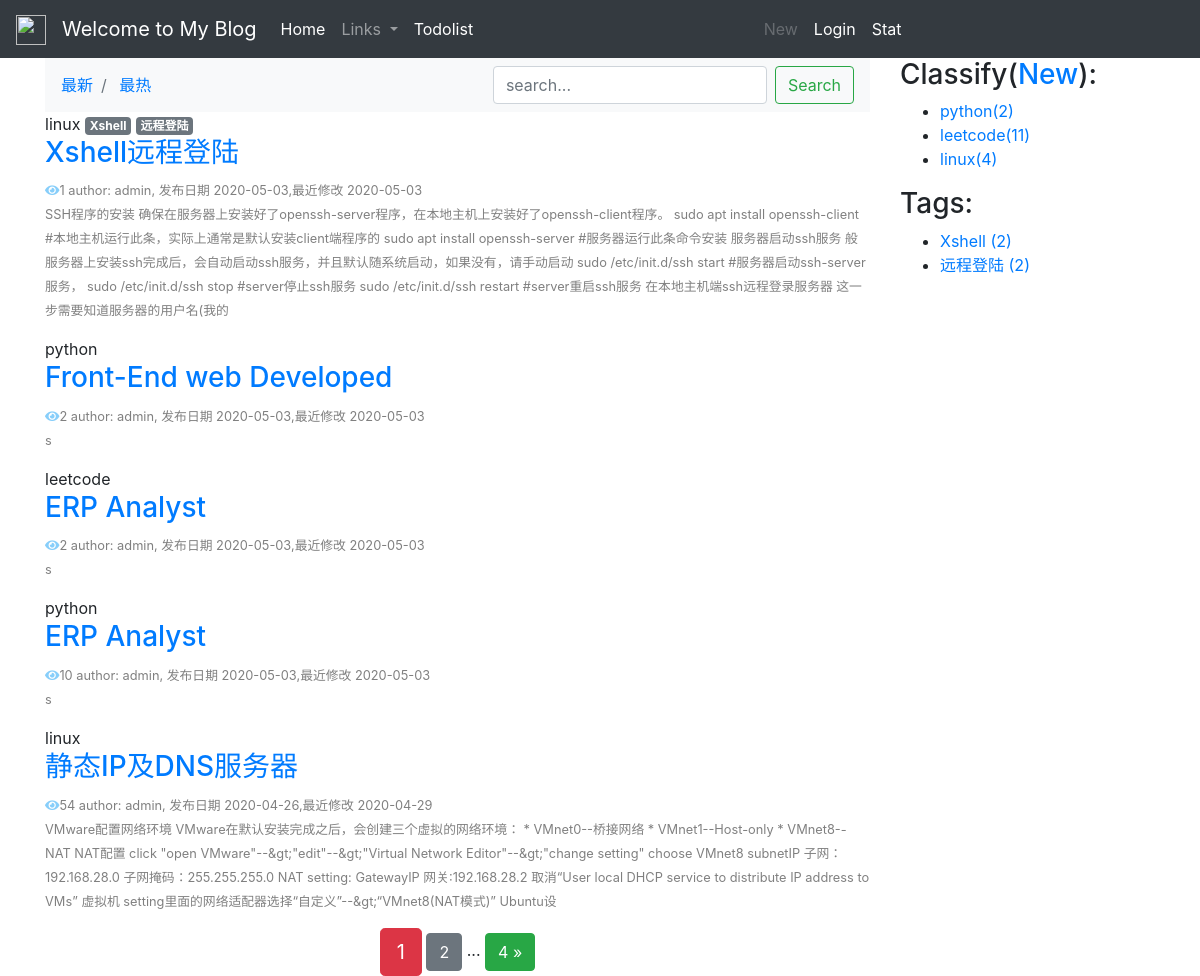
Before: / with the older database file.
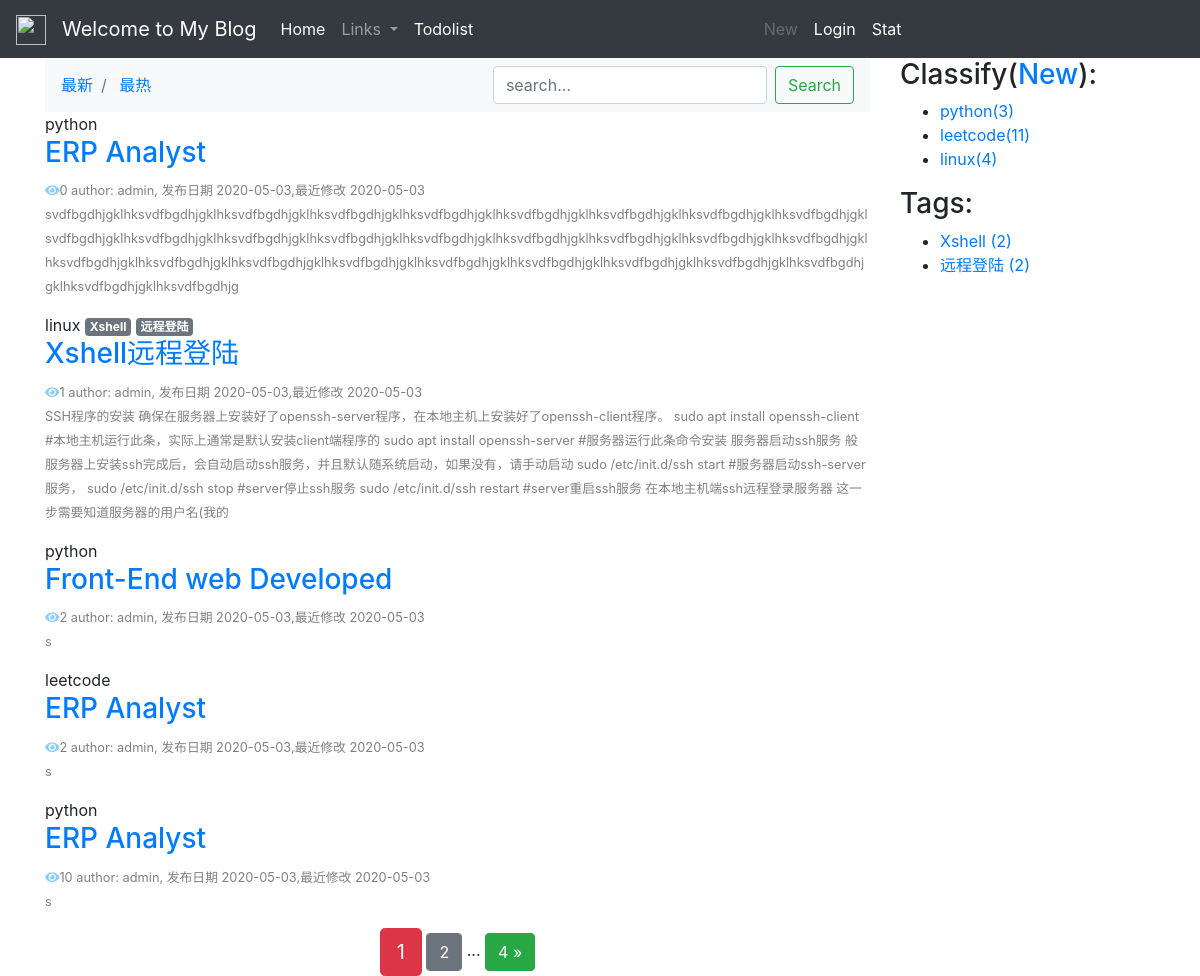
After: the same page with the newer database file.
### blog/models.py (models this page shows, shortened)
class Blog(models.Model):
    author = models.ForeignKey(User, on_delete=models.CASCADE)
    title = models.CharField(max_length=100)
    body = models.TextField()
    total_views = models.PositiveIntegerField(default=0)
    created_time = models.DateTimeField(default=timezone.now)
    updated_time = models.DateTimeField(auto_now=True)
    abstract = models.CharField(max_length=200, blank=True)
    classify = models.ForeignKey(BlogClassify, null=True, on_delete=models.CASCADE, related_name='blog')
    tags = models.ManyToManyField(Tag, blank=True)
    avatar = models.ImageField(upload_to='blog/%Y%m%d/', blank=True)
    class Meta:
        ordering = ('-created_time',)

class BlogClassify(models.Model):
    title = models.CharField(max_length=100, blank=True)
    created = models.DateTimeField(default=timezone.now)
    def __str__(self):
        return self.title

class Tag(models.Model):
    name = models.CharField(max_length=100)

### blog/views.py (the view)
# urls.py: path('',views.blog_list,name='blog_list'),
def blog_list(request):
    get_user_ip(request)
    search = request.GET.get('search')
    order = request.GET.get('order')
    classify = request.GET.get('classify')
    tag = request.GET.get('tag')
    blog_list = Blog.objects.all()
    if search:
        blog_list = blog_list.filter(
            Q(title__icontains=search) |
            Q(body__icontains=search)
        )
    else:
        search = ''
    if classify is not None and classify.isdigit():
        blog_list = blog_list.filter(classify=classify)
    if tag and tag != 'None':
        blog_list = blog_list.filter(tags__name__in=[tag])
    if order == 'total_views':
        blog_list = blog_list.order_by('-total_views')
    paginator = Paginator(blog_list, 5)
    page = request.GET.get('page')
    blogs = paginator.get_page(page)
    context = {
        'blogs': blogs,
        'order': order,
        'search': search,
        'classify': classify,
        'tag': tag,
    }
    return render(request, 'blog/list.html', context)

### blog/templatetags/blog_extras.py (called while the page is built)
@register.inclusion_tag('blog/inclusions/_classify.html',takes_context=True)
def show_classify(context):
    classify_list = BlogClassify.objects.annotate(num_posts=Count('blog')).filter(num_posts__gt=0)
    return {
        'classify_list': classify_list,
    }

@register.inclusion_tag('blog/inclusions/_tags.html', takes_context=True)
def show_tags(context):
    tag_list = Tag.objects.annotate(num_posts=Count('blog')).filter(num_posts__gt=0)
    return {
        'tag_list': tag_list,
    }

### templates/blog/list.html (shortened to what this page needs)
{% extends "base.html" %}
{% load staticfiles %}
{% block content %}
    <div>
        <nav class="navbar navbar-expand-lg navbar-light bg-light">
          <div class="collapse navbar-collapse" id="navbarSupportedContent">
            <ul class="navbar-nav mr-auto">
                <li class="breadcrumb-item">
                    <a href="{% url 'blog:blog_list' %}?search={{ search }}">
                        最新
                    </a>
                </li>
                <li class="breadcrumb-item">
                    <a href="{% url 'blog:blog_list' %}?order=total_views&search={{ search }}">
                    最热
                    </a>
                </li>
            </ul>
            <form class="form-inline my-2 my-lg-0">
              <input type="search"
                    class="form-control mr-sm-2"
                    name="search"
                    placeholder="search..."
                    required
                >
              <button class="btn btn-outline-success my-2 my-sm-0" type="submit">Search</button>
            </form>
          </div>
        </nav>
    </div>
    {% for blog in blogs %}
    {% if blog.classify %}
        {{ blog.classify }}
    {% endif %}
    {% for tag in blog.tags.all %}
        <a href="#" class="badge badge-secondary">
            {{ tag.name }}
        </a>
    {% endfor %}
    <h3><a href="{% url 'blog:blog_detail' blog.id %}">{{blog.title}}</a></h3>
        <small class="" style="color: gray;"><i class="fas fa-eye" style="color: lightskyblue;"></i>{{ blog.total_views }}&nbsp;author: {{ blog.author }},
            发布日期 {{blog.created_time|date:'Y-m-d'}},最近修改 {{blog.updated_time|date:'Y-m-d'}}</small>
        <p><small class="text-wrap" style="word-wrap: break-word; color: gray;">{{blog.abstract}}</small></p>
    {% endfor %}
<div class="pagination row">
    <div class="m-auto">
        <span class="step-links">
            <span class="current btn btn-danger btn-lg">
                {{ blogs.number }}
            </span>
            {% if blogs.has_next %}
                <a href="?page={{ blogs.next_page_number }}&order={{ order }}&search={{ search }}"
                   class="btn btn-secondary"
                >
                    {{ blogs.next_page_number }}
                </a>
                <span>...</span>
                <a href="?page={{ blogs.paginator.num_pages }}&order={{ order }}&search={{ search }}"
                   class="btn btn-success"
                >
                    {{ blogs.paginator.num_pages }} &raquo;
                </a>
            {% endif %}
        </span>
    </div>
</div>
{% endblock content %}

### templates/blog/inclusions/_classify.html
<div class="">
  <h3 class="">Classify(<a href="{% url 'blog:classify_add' %}">New</a>):</h3>
  <ul>
    {% for classify in classify_list %}
      <li>
        <a href="{% url 'blog:classify' classify.id %}">{{ classify.title }}<span class="post-count">({{ classify.num_posts }})</span></a>
      </li>
    {% empty %}
      暂无分类！
    {% endfor %}
  </ul>
</div>

### templates/blog/inclusions/_tags.html
<div class="widget widget-tag-cloud">
  <h3 class="widget-title">Tags:</h3>
  <ul>
    {% for tag in tag_list %}
      <li>
        <a href="{% url 'blog:tag' tag.id %}">{{ tag.name }} <span class="post-count">({{ tag.num_posts }})</span></a>
      </li>
    {% empty %}
      暂无标签！
    {% endfor %}
  </ul>
</div>

Changed rows visible on the page:
no longer on this page (row unchanged): Blog: classify "linux", title "静态IP及DNS服务器", total_views "54", author "admin", created_time "2020-04-26", updated_time "2020-04-29", abstract "VMware配置网络环境 VMware在默认安装完成之后，会创建三个虚拟的网络环境： * VMnet0--桥接网络 * VMnet1--Host-only * VMnet8--NAT NAT配置 click \"open VMware\"--&gt;\"edit\"--&gt;\"Virtual Network Editor\"--&gt;\"change setting\" choose VMnet8 subnetIP 子网：192.168.28.0 子网掩码：255.255.255.0 NAT setting: GatewayIP 网关:192.168.28.2 取消“User local DHCP service to distribute IP address to VMs” 虚拟机 setting里面的网络适配器选择“自定义”--&gt;“VMnet8(NAT模式)” Ubuntu设"
added Blog: classify "python", title "ERP Analyst", total_views "0", author "admin", created_time "2020-05-03", updated_time "2020-05-03", abstract "svdfbgdhjgklhksvdfbgdhjgklhksvdfbgdhjgklhksvdfbgdhjgklhksvdfbgdhjgklhksvdfbgdhjgklhksvdfbgdhjgklhksvdfbgdhjgklhksvdfbgdhjgklsvdfbgdhjgklhksvdfbgdhjgklhksvdfbgdhjgklhksvdfbgdhjgklhksvdfbgdhjgklhksvdfbgdhjgklhksvdfbgdhjgklhksvdfbgdhjgklhksvdfbgdhjgklhksvdfbgdhjgklhksvdfbgdhjgklhksvdfbgdhjgklhksvdfbgdhjgklhksvdfbgdhjgklhksvdfbgdhjgklhksvdfbgdhjgklhksvdfbgdhjgklhksvdfbgdhjgklhksvdfbgdhjgklhksvdfbgdhjg"
computed for BlogClassify "python": num_posts "2" → "3"
